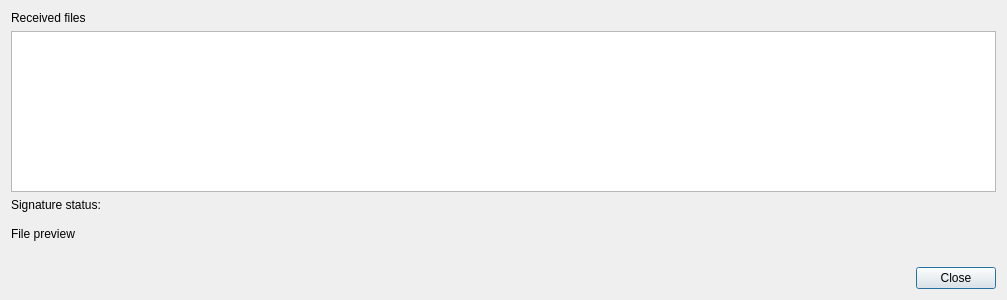
<?xml version="1.0" encoding="UTF-8"?>
<ui version="4.0">
 <class>Dialog</class>
 <widget class="QDialog" name="Dialog">
  <property name="geometry">
   <rect>
    <x>0</x>
    <y>0</y>
    <width>1007</width>
    <height>300</height>
   </rect>
  </property>
  <property name="windowTitle">
   <string>Dialog</string>
  </property>
  <layout class="QGridLayout" name="gridLayout">
   <item row="5" column="0">
    <widget class="QLabel" name="image_lbl">
     <property name="text">
      <string/>
     </property>
    </widget>
   </item>
   <item row="7" column="0">
    <spacer name="horizontalSpacer">
     <property name="orientation">
      <enum>Qt::Horizontal</enum>
     </property>
     <property name="sizeHint" stdset="0">
      <size>
       <width>40</width>
       <height>20</height>
      </size>
     </property>
    </spacer>
   </item>
   <item row="3" column="0">
    <spacer name="verticalSpacer">
     <property name="orientation">
      <enum>Qt::Vertical</enum>
     </property>
     <property name="sizeHint" stdset="0">
      <size>
       <width>20</width>
       <height>40</height>
      </size>
     </property>
    </spacer>
   </item>
   <item row="4" column="0">
    <widget class="QLabel" name="label_2">
     <property name="text">
      <string>File preview</string>
     </property>
    </widget>
   </item>
   <item row="0" column="0">
    <widget class="QLabel" name="label">
     <property name="text">
      <string>Received files</string>
     </property>
    </widget>
   </item>
   <item row="7" column="1">
    <widget class="QPushButton" name="pushButton_Close">
     <property name="text">
      <string>Close</string>
     </property>
    </widget>
   </item>
   <item row="1" column="0" colspan="2">
    <widget class="QTableWidget" name="tableFiles"/>
   </item>
   <item row="2" column="0">
    <widget class="QLabel" name="label_signature">
     <property name="text">
      <string>Signature status: </string>
     </property>
    </widget>
   </item>
  </layout>
 </widget>
 <resources/>
 <connections/>
</ui>
